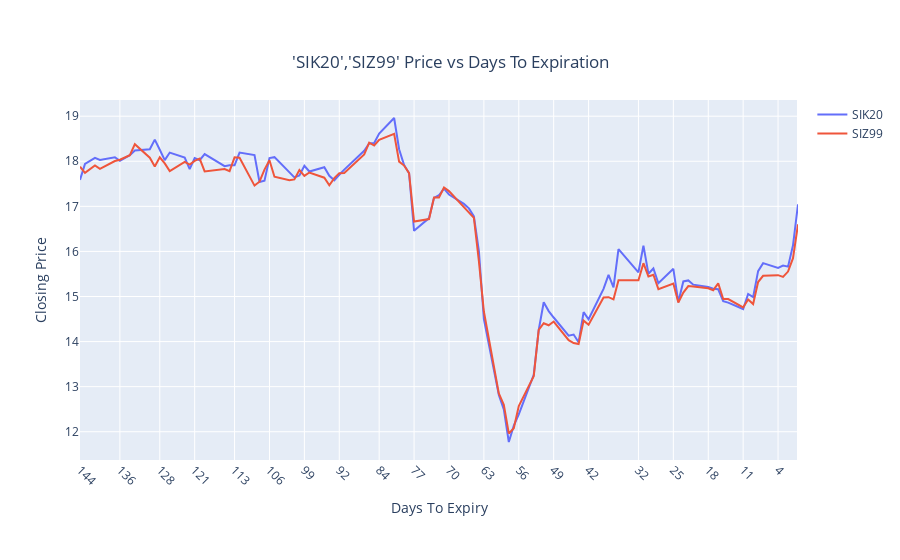
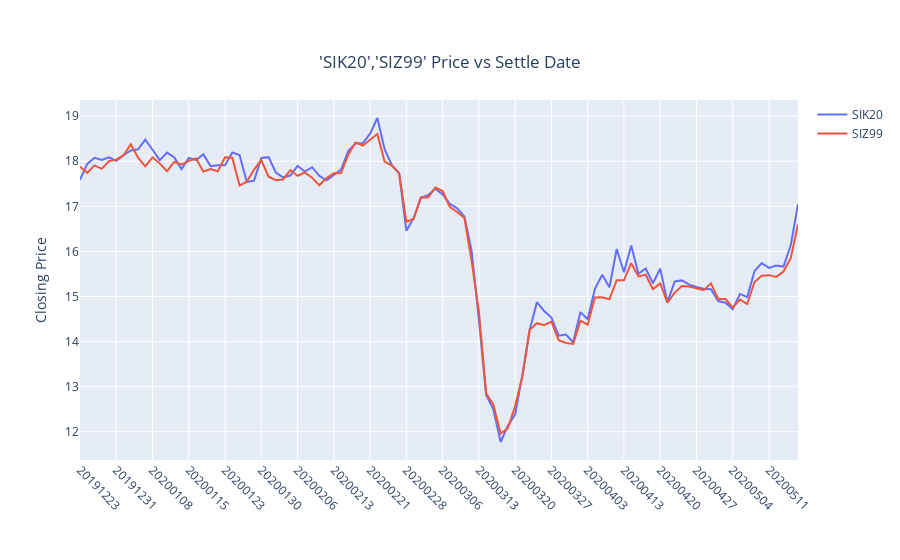

The notebook cell these images were saved under, in order:
### Markdown cell above
#### Example of showing dashapp.plotly_plot with reverse order descending x axis
The xaxis values must be numbers, and should be consecutive

### Code cell
syms = ['SIK20','SIZ99']
sym = ','.join([f"'{v}'" for v in syms])
df_crude = pga.get_sql(f"select symbol,settle_date, close from {futtab} where symbol in ({sym})")
df_crude['settle_dt'] = [dashapp.str_to_date(str(d),sep='') for d in df_crude.settle_date.values]
max_date = df_crude.settle_dt.max()
df_crude['dte'] = (max_date-df_crude.settle_dt).dt.days
df_plot = df_crude[df_crude.symbol==syms[0]].iloc[-100:]
df_plot[syms[0]] = df_plot.close
for s in syms[1:]:
    values = df_crude[df_crude.symbol==s].iloc[-100:].close.values
    if 'Z99' in s:
        values = values/10
    df_plot[s] = values
f1 = dashapp.plotly_plot(
    df_in=df_plot[['dte']+syms],x_column='dte',y_left_label='Closing Price',
    plot_title=f'{sym} Price vs Days To Expiration'
)
f1.update_layout(xaxis={'type':'-','autorange':'reversed','title':'Days To Expiry'})
f2 = dashapp.plotly_plot(
    df_in=df_plot[['settle_date']+syms],x_column='settle_date',y_left_label='Closing Price',
    plot_title=f'{sym} Price vs Settle Date'
)
iplot(f1)
iplot(f2)
